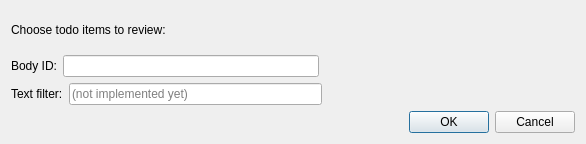
<?xml version="1.0" encoding="UTF-8"?>
<ui version="4.0">
 <class>ToDoReviewInputDialog</class>
 <widget class="QDialog" name="ToDoReviewInputDialog">
  <property name="geometry">
   <rect>
    <x>0</x>
    <y>0</y>
    <width>586</width>
    <height>144</height>
   </rect>
  </property>
  <property name="windowTitle">
   <string>Dialog</string>
  </property>
  <layout class="QVBoxLayout" name="verticalLayout">
   <item>
    <widget class="QLabel" name="label">
     <property name="text">
      <string>Choose todo items to review:</string>
     </property>
     <property name="alignment">
      <set>Qt::AlignLeading|Qt::AlignLeft|Qt::AlignVCenter</set>
     </property>
    </widget>
   </item>
   <item>
    <layout class="QHBoxLayout" name="horizontalLayout">
     <item>
      <widget class="QLabel" name="label_10">
       <property name="text">
        <string>Body ID:</string>
       </property>
      </widget>
     </item>
     <item>
      <widget class="QLineEdit" name="bodyIDInput"/>
     </item>
     <item>
      <spacer name="horizontalSpacer">
       <property name="orientation">
        <enum>Qt::Horizontal</enum>
       </property>
       <property name="sizeHint" stdset="0">
        <size>
         <width>40</width>
         <height>20</height>
        </size>
       </property>
      </spacer>
     </item>
    </layout>
   </item>
   <item>
    <layout class="QHBoxLayout" name="horizontalLayout_2">
     <item>
      <widget class="QLabel" name="label_2">
       <property name="text">
        <string>Text filter:</string>
       </property>
      </widget>
     </item>
     <item>
      <widget class="QLineEdit" name="textFilterInput">
       <property name="placeholderText">
        <string>(not implemented yet)</string>
       </property>
      </widget>
     </item>
     <item>
      <spacer name="horizontalSpacer_2">
       <property name="orientation">
        <enum>Qt::Horizontal</enum>
       </property>
       <property name="sizeHint" stdset="0">
        <size>
         <width>40</width>
         <height>20</height>
        </size>
       </property>
      </spacer>
     </item>
    </layout>
   </item>
   <item>
    <widget class="QDialogButtonBox" name="buttonBox">
     <property name="orientation">
      <enum>Qt::Horizontal</enum>
     </property>
     <property name="standardButtons">
      <set>QDialogButtonBox::Cancel|QDialogButtonBox::Ok</set>
     </property>
    </widget>
   </item>
  </layout>
 </widget>
 <resources/>
 <connections>
  <connection>
   <sender>buttonBox</sender>
   <signal>accepted()</signal>
   <receiver>ToDoReviewInputDialog</receiver>
   <slot>accept()</slot>
   <hints>
    <hint type="sourcelabel">
     <x>248</x>
     <y>254</y>
    </hint>
    <hint type="destinationlabel">
     <x>157</x>
     <y>274</y>
    </hint>
   </hints>
  </connection>
  <connection>
   <sender>buttonBox</sender>
   <signal>rejected()</signal>
   <receiver>ToDoReviewInputDialog</receiver>
   <slot>reject()</slot>
   <hints>
    <hint type="sourcelabel">
     <x>316</x>
     <y>260</y>
    </hint>
    <hint type="destinationlabel">
     <x>286</x>
     <y>274</y>
    </hint>
   </hints>
  </connection>
 </connections>
</ui>
